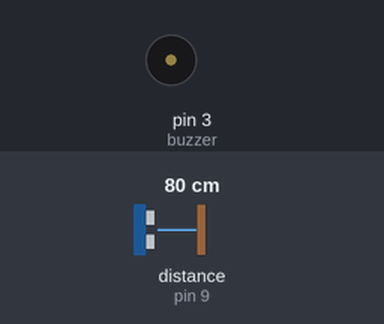
This sketch was run on a simulated Arduino Uno, built with avr-gcc and run on an emulated ATmega328P. Parts: buzzer (waves = sounding). Wiring (inferred from the names in the program): ultrasonic range finder: trigger pin 10; echo pin 9. Inputs (shaded band) come from the test bench; at power-on: distance to the obstacle (sensor on pin 9) 80 cm. The echo pulse lasts 58.3 µs per cm.

Above: at 1.6 s.
1.7 s: distance to the obstacle (sensor on pin 9) set to 5 cm
At 1.96 s:
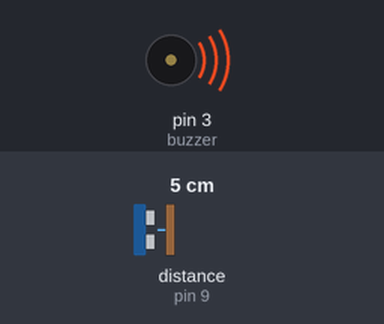
5.2 s: distance to the obstacle (sensor on pin 9) set to 2 cm
At 6.4 s:
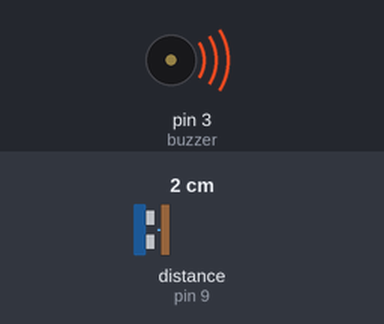
6.7 s: distance to the obstacle (sensor on pin 9) set to 4 cm
At 7.02 s:
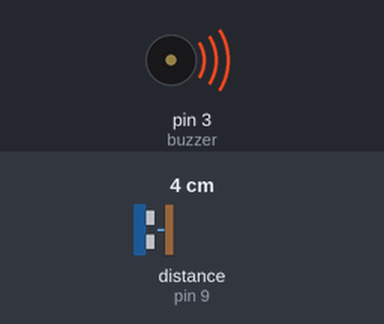
Timing chart, 0 to 16.2 s (numbered marks = the images above; inputs shaded):
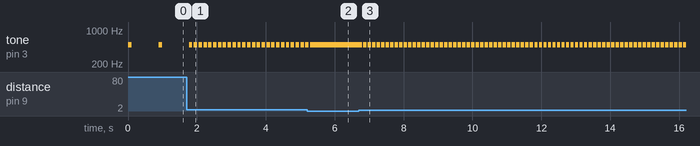

Measured:
- the behaviour switches between 4 and 3 cm on distance to the obstacle (sensor on pin 9) (found by bisection; images 1 and 2)
- after the input at 1.7 s, tone on pin 3 (buzzer): alternates 500 Hz for 0.10 s and silent for 0.04 s, starting after 0.21 s
- after the input at 5.2 s, tone on pin 3 (buzzer): goes on until 5.3 s, then stays 500 Hz
- after the input at 6.7 s, tone on pin 3 (buzzer): alternates 500 Hz for 0.10 s and silent for 0.03 s, starting after 0.10 s
- by itself, tone on pin 3 (buzzer): alternates 500 Hz for 0.10 s and silent for 0.79 s

The sketch:

PiippaavaPeruutuskamera.ino
```cpp
const int trigPin = 10;
const int echoPin = 9;
const int buzzer = 3;

long duration;
int distance;

void setup() {
  pinMode (trigPin, OUTPUT);
  pinMode (echoPin, INPUT);

  pinMode (buzzer, OUTPUT);

  Serial.begin(9600);
}

void loop() {
  digitalWrite(trigPin, LOW);
  delayMicroseconds(2);

  digitalWrite(trigPin, HIGH);
  delayMicroseconds(10);
  digitalWrite(trigPin, LOW);

  duration = pulseIn(echoPin, HIGH);

  distance = duration*0.034/2;


  if (distance>2){
    tone(buzzer, 500);
    delay(100);
    noTone(buzzer);
    delay(distance*10);
  }
  else{
    tone(buzzer, 500);
    delay(100);
  }

}
```
